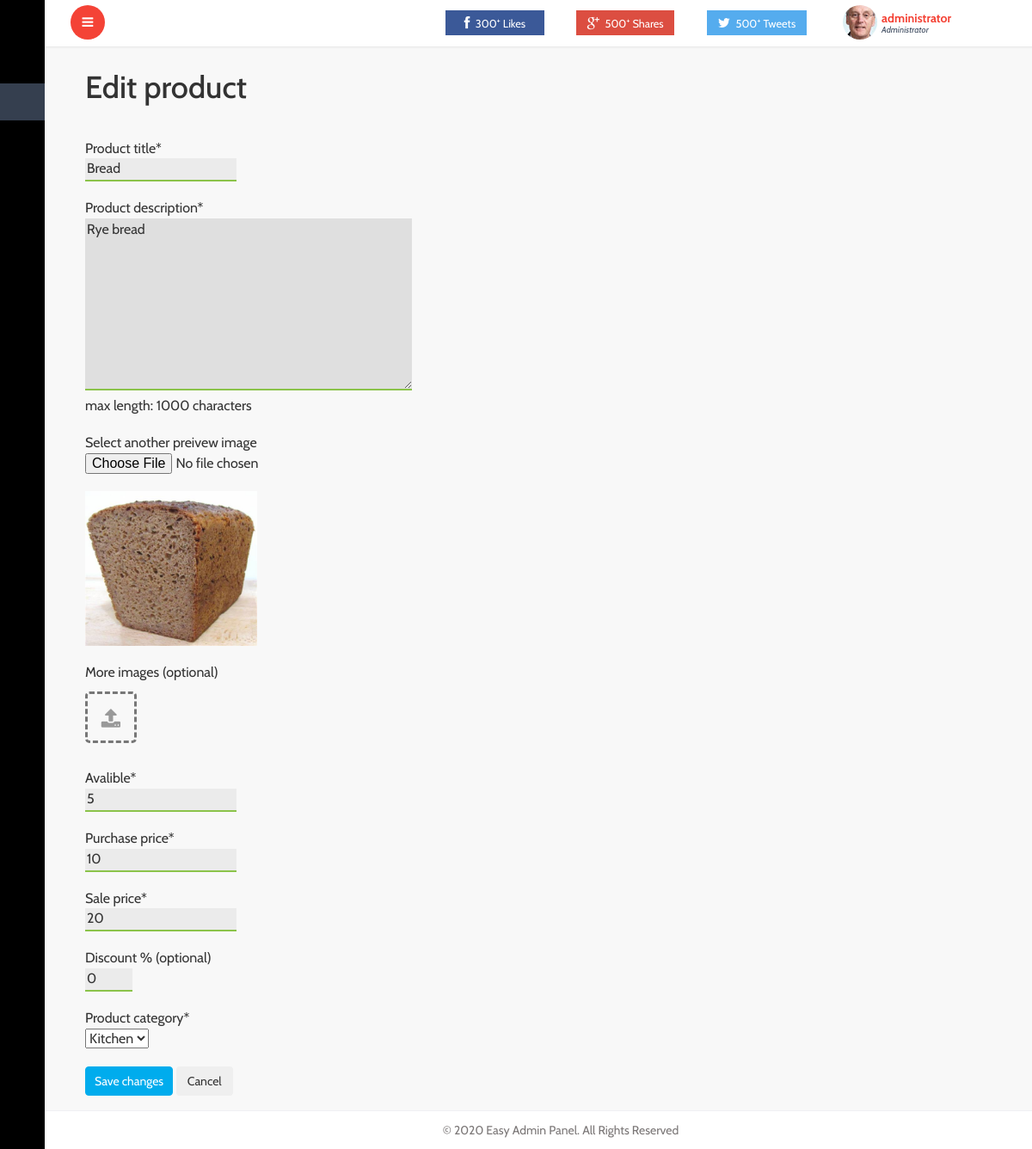
Page /admin/edit-product.php?id=20 (signed in) on the committed database.
### tables this page shows
CREATE TABLE `products` (
  `id` bigint(20) UNSIGNED NOT NULL,
  `name` varchar(255) NOT NULL,
  `description` varchar(1000) NOT NULL,
  `purchase_price` float NOT NULL,
  `sale_price` float NOT NULL,
  `discount` int(11) DEFAULT NULL,
  `date` datetime NOT NULL,
  `categoryID` int(11) NOT NULL,
  `avalible` smallint(6) DEFAULT NULL
);

CREATE TABLE `images` (
  `id` bigint(20) UNSIGNED NOT NULL,
  `url` varchar(255) NOT NULL,
  `productID` bigint(20) UNSIGNED NOT NULL,
  `isPreview` tinyint(1) NOT NULL
);

### admin/edit-product.php (the view, shortened to what this page needs)
<?php
	$mysql = mysqli_connect('localhost', 'root', '', 'shop');
	$query = 'SELECT * FROM admins WHERE id=' . $_SESSION['admin_id'];
	$username = "";
	if($result = $mysql -> query($query)) {
		$row = $result -> fetch_array();
		$username = $row['username'];
	} else {
		die('ERROR: Could not execute query! ' . $mysql -> error());
	}
	$query = 'SELECT * FROM categories';
	$categories = [];
	if($result = $mysql -> query($query)) {
		while($row = $result -> fetch_array()) {
			$categories[] = $row['name'];
		}
	} else {
		die('ERROR: Could not execute query! ' . $mysql -> error());
	}
	$info = [];
	$query = 'SELECT * FROM products WHERE id=' . $_GET['id'];
	if($result = $mysql -> query($query)) {
		$info = $result -> fetch_array();
	} else {
		die('ERROR: Could not execute query! ' . $mysql -> error());
	}
	$query = 'SELECT * FROM images WHERE productID=' . $_GET['id'] . ' AND isPreview = true';
	$preview_url = '';
	if($result = $mysql -> query($query)) {
		$row = $result -> fetch_array();
		$preview_url = $row['url'];
	} else {
		die('ERROR: Could not execute query! ' . $mysql -> error());
	}
?>
<!DOCTYPE HTML>
<html>
<head>
	<link href="css/bootstrap.min.css" rel='stylesheet' type='text/css' />
	<link href="css/style.css" rel='stylesheet' type='text/css' />
	<link href="css/font-awesome.css" rel="stylesheet">
	<link rel="stylesheet" href="css/icon-font.min.css" type='text/css' />
	<link href="css/animate.css" rel="stylesheet" type="text/css" media="all">
	<link href="css/myStyle.css" rel='stylesheet' type='text/css' />
</head>
 <body class="sticky-header left-side-collapsed product"  onload="initMap()">
    <section>
		<div class="left-side sticky-left-side">
			<div class="logo-icon text-center">
				<a href="index.php"><i class="lnr lnr-home"></i> </a>
			</div>
			<div class="left-side-inner">
				<ul class="nav nav-pills nav-stacked custom-nav">
					<li><a href="index.php"><i class="lnr lnr-power-switch"></i><span>Dashboard</span></a></li>
					<li class="active">
						<a href="index.php">
							<i class="lnr lnr-cart"></i>
						</a>
					</li>
					<li><a href="sales.php"><i class="lnr lnr-pie-chart"></i>
						<span>Sales</span></a>
					</li>
					<li>
						<a href="workers.php">
							<i class="lnr lnr-users"></i>
						</a>
					</li>
				</ul>
			</div>
		</div>
		<div class="main-content">
			<div class="header-section">
			<a class="toggle-btn  menu-collapsed"><i class="fa fa-bars"></i></a>
			<div class="menu-right">
				<div class="user-panel-top">
					<div class="profile_details">
						<ul>
							<li class="dropdown profile_details_drop">
								<a href="#" class="dropdown-toggle" data-toggle="dropdown" aria-expanded="false">
									<div class="profile_img">
										<span style="background:url(images/1.jpg) no-repeat center"> </span>
										 <div class="user-name">
											<p>
												<?php if (isset($username))
													echo $username;
												?>
												<span>Administrator</span>
											</p>
										 </div>
										 <i class="lnr lnr-chevron-down"></i>
										<div class="clearfix"></div>
									</div>
								</a>
							</li>
							<div class="clearfix"> </div>
						</ul>
					</div>
					<div class="social_icons">
						<div class="col-md-4 social_icons-left">
							<a href="#" class="yui"><i class="fa fa-facebook i1"></i><span>300<sup>+</sup> Likes</span></a>
						</div>
						<div class="col-md-4 social_icons-left pinterest">
							<a href="#"><i class="fa fa-google-plus i1"></i><span>500<sup>+</sup> Shares</span></a>
						</div>
						<div class="col-md-4 social_icons-left twi">
							<a href="#"><i class="fa fa-twitter i1"></i><span>500<sup>+</sup> Tweets</span></a>
						</div>
					</div>
				</div>
			  </div>
			</div>
			<div id="page-wrapper">
				<form class="add-product container" action="php/modify-product.php?id=<?php echo $_GET['id']; ?>" method="POST" enctype="multipart/form-data">
					<h1>Edit product</h1>
					<p>
						<div>Product title*</div>
						<input type="text" name="title" placeholder="Example: Coffee" required value="<?php echo $info['name']; ?>">
					</p>
					<p>
						<div>Product description*</div>
						<textarea placeholder="Some words about products..." required maxlength="1000" name="description"><?php echo $info['description']; ?></textarea>
						<br>
						<span id="textareaInfo">max length: 1000 characters</span>
					</p>
					<p class="imgPreview">
						<div>Select another preivew image</div>
						<input type="file" id="preview" name="preview" accept="image/*">
					</p>
					<img src="<?php echo $preview_url; ?>" style="max-width: 200px; max-height: 300px" id="previewImage">
					<p>
						<div>More images (optional)</div>
						<div class="row" id="loadedImages">
							<label class="images_label" for="images">
								<i class="fa fa-upload"></i>
							</label>
						</div>
					</p>
					<p>
						<div>Avalible*</div>
						<input type="number" id="avalible" name="avalible" value="<?php echo $info['avalible']; ?>" min="1" required>
					</p>
					<p>
						<div>Purchase price*</div>
						<input type="number" id="purchasePrice" name="purchasePrice" min="0" required value="<?php echo $info['purchase_price']; ?>">
					</p>
					<p>
						<div>Sale price*</div>
						<input type="number" id="salePrice" name="salePrice" min="0" required value="<?php echo $info['sale_price']; ?>">
					</p>
					<p>
						<div>Discount % (optional)</div>
						<input type="number" id="discount" name="discount" min="0" max="100" required value="<?php echo $info['discount']; ?>">
					</p>
					<p>
						<div>Product category*</div>
						<select required name="category">
							<?php
								for ($i = 0; $i < count($categories); $i++) {
									echo '<option value="' . strval($i + 1) . '">' . $categories[$i] . '</option>';
								}
							?>
						</select>
					</p>
					<input type="submit" value="Save changes" class="btn btn-primary">
					<input type="button" value="Cancel" class="btn btn-secondary" onclick="location.href='products.php'">
				</form>
			</div>
			<footer>
			   <p>&copy 2020 Easy Admin Panel. All Rights Reserved</p>
			</footer>
   </section>
</body>
</html>

### admin/css/myStyle.css (style rules this page uses)
.add-product h1 { margin-bottom: 40px; }
.add-product p { margin: 20px 0; }
.product input[type=text], input[type=number] { border: none; border-bottom: 2px solid #8BC34A; background: rgba(0, 0, 0, 0.05); outline: none; }
.product textarea { border: none; outline: none; width: 380px; height: 200px; background: rgba(0, 0, 0, 0.1); border-bottom: 2px solid #8BC34A; }
.product input[type=submit], input[type=button] { margin-bottom: 30px; }
.images_label { cursor: pointer; color: #999; font-size: 24px; height: 60px; width: 60px; line-height: 58px; text-align: center; border: 3px dashed #777; border-radius: 5px; margin: 10px 0; }
.add-product .row { margin: 0 !important; }
#loadedImages { display: flex; vertical-align: top; align-items: flex-start; }

### rows in the picture
products: title "Bread", description "Rye bread", avalible "5", purchasePrice "10", salePrice "20", discount "0"
images: url (picture)

### other values in the picture
$username "administrator"
form field category "Kitchen"
